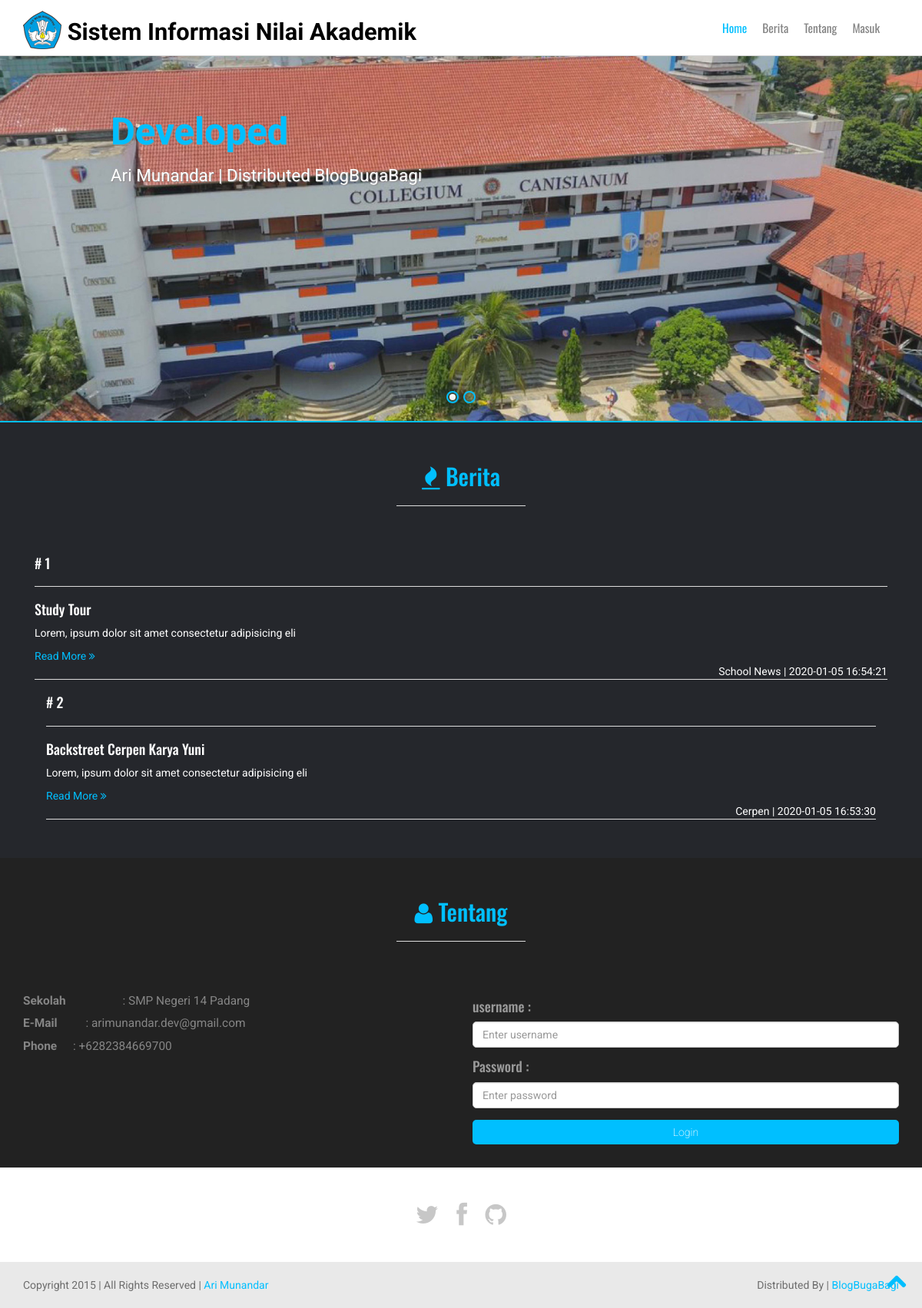
The page / on the database its author committed.
### tables this page shows
CREATE TABLE IF NOT EXISTS `artikel` (
  `artikel_id` int(11) NOT NULL AUTO_INCREMENT,
  `artikel_judul` varchar(255) NOT NULL,
  `artikel_isi` text NOT NULL,
  `artikel_tgl` datetime NOT NULL,
  `kategori_id` int(11) NOT NULL,
  PRIMARY KEY (`artikel_id`),
  KEY `kategori_id` (`kategori_id`)
);

CREATE TABLE IF NOT EXISTS `kategori` (
  `kategori_id` int(11) NOT NULL AUTO_INCREMENT,
  `kategori_nama` varchar(50) NOT NULL,
  `kategori_deskripsi` text NOT NULL,
  PRIMARY KEY (`kategori_id`)
);

### index.php (the view, shortened to what this page needs)
<html lang="en-gb" class="no-js">
<head>
    <link rel="stylesheet" href="assets/css/bootstrap.min.css" />
    <link rel="stylesheet" type="text/css" href="assets/css/isotope.css" media="screen" />
    <link rel="stylesheet" href="assets/js/fancybox/jquery.fancybox.css" type="text/css" media="screen" />
    <link rel="stylesheet" type="text/css" href="assets/css/da-slider.css" />
    <link href="assets/js/owl-carousel/owl.carousel.css" rel="stylesheet">
    <link rel="stylesheet" href="assets/css/styles.css" />
    <link href="assets/font/css/font-awesome.min.css" rel="stylesheet">
</head>
<body>
    <header class="header">
        <div class="container">
            <nav class="navbar navbar-inverse" role="navigation">
                <div class="navbar-header">
                    <a href="#" class="navbar-brand scroll-top logo"><img src="assets/images/logo.png" alt="" style="margin-top:-10px;"> <b>Sistem Informasi Nilai Akademik</b></a>
                </div>
                <div id="main-nav" class="collapse navbar-collapse">
                    <ul class="nav navbar-nav" id="mainNav">
                        <li class="active"><a href="#home" class="scroll-link">Home</a></li>
                        <li><a href="#hotnews" class="scroll-link">Berita</a></li>
                        <li><a href="#profile" class="scroll-link">Tentang</a></li>
                        <?php
                            if (isset($_SESSION['username'])) {
                        ?>
                        <li><a class="btn btn-primary" href="dashboard/" class="scroll-link">Beranda</a></li>
                        <li><a href="logout.php" class="scroll-link">Keluar</a></li>
                        <?php
                            }else{
                        ?>
                        <li><a href="login.php" class="scroll-link">Masuk</a></li>
                        <?php
                            }
                        ?>
                    </ul>
                </div>
            </nav>
        </div>
    </header>
    <section id="home">
        <div class="banner-container">
            <img src="assets/images/b.jpg" alt="banner" />
            <div class="container banner-content">
                <div id="da-slider" class="da-slider">
                    <div class="da-slide">
                        <h2>Developed</h2>
                        <p>Ari Munandar | Distributed BlogBugaBagi</p>
                        <div class="da-img"></div>
                    </div>
                    <div class="da-slide">
                    </div>
                </div>
            </div>
        </div>
    </section>
    <section id="hotnews" class="page-section darkBg pDark pdingBtm30">
        <div class="container">
            <div class="heading text-center">
                <h2><i class="fa fa-fire color"></i> Berita</h2><center><hr style="width:15%;"></center>
            </div>
            <?php
                $no         =   1;
                $artikel    =   mysql_query("SELECT *, kategori.kategori_nama FROM artikel
                                            INNER JOIN kategori ON artikel.kategori_id=kategori.kategori_id
                                            ORDER BY artikel_tgl DESC");
                while ($data=mysql_fetch_array($artikel)) {
            ?>
                <div class="col-md-12" style="color:#ffffff;">
                    <h4># <?php echo $no; ?></h4><hr/>
                    <h4><?php echo $data['artikel_judul']; ?></h4>
                    <p style="color:#BBBBBB;"><?php echo substr($data['artikel_isi'],0,100); ?></p>
                    <div class="action-buttons">
                        <a href="post.php?id=<?php echo "$data[artikel_id]"; ?>">Read More <i class="fa fa-angle-double-right"></i></a>
                    </div>
                    <div class="pull-right"><?php echo $data['kategori_nama']. " | " .$data['artikel_tgl']; ?></div>
                    <hr/>
                </div>
            <?php
                $no++;
                }
            ?>
        </div>
    </section>
    <section id="profile" class="page-section" style="background:#222222;">
        <div class="container">
            <div class="heading text-center">
                <h2><i class="fa fa-user color"></i> Tentang</h2><center><hr style="width:15%;"></center>
            </div>
            <div class="row">
                <div class="col-md-6">
                    <p>
                        <label style="padding-right:70px;">Sekolah</label> : SMP Negeri 14 Padang <br>
                        <label style="padding-right:33px;">E-Mail</label> : arimunandar.dev@gmail.com <br>
                        <label style="padding-right:17px;">Phone</label> : +6282384669700 <br>
                    </p>
                </div>
                <?php
                    if (!isset($_SESSION['access'])) {
                ?>
                <div class="col-md-6">
                    <form role="form" action="core/login_proses.php" method="post">
                        <div class="form-group">
                            <h4 style="color:#999999;">username :</h4>
                            <input type="text" class="form-control" placeholder="Enter username" name="username" required>
                        </div>
                        <div class="form-group">
                            <h4 style="color:#999999;">Password :</h4>
                            <input type="password" class="form-control" placeholder="Enter password" name="password" required>
                        </div>
                        <button type="submit" class="btn btn-warning btn-block" name="signin">Login</button>
                    </form>
                </div>
                <?php
                    }
                ?>
            </div>
        </div>
    </section>
    <footer>
        <div class="container">
            <div class="social text-center">
                <a href="http://twitter.com/_AryMunandar_"><i class="fa fa-twitter"></i></a>
                <a href="http://facebook.com/KnighOfVandaL"><i class="fa fa-facebook"></i></a>
                <a href="http://github.com/Dictatorkid"><i class="fa fa-github"></i></a>
            </div>
        </div>
    </footer>
    <section class="copyright">
        <div class="container">
            <div class="row">
                <div class="col-sm-6 text-left">
                    Copyright 2015 | All Rights Reserved | <a href="#">Ari Munandar</a>
                </div>
                <div class="col-sm-6 text-right">
                    Distributed By | <a target="_blank" href="https://blogbugabagi.blogspot.com">BlogBugaBagi</a>
                </div>
            </div>
        </div>
    </section>
    <a href="#top" class="topHome"><i class="fa fa-chevron-up fa-2x"></i></a>
</body>
</html>

### assets/css/da-slider.css (style rules this page uses)
.da-slider { width: 100%; min-width: 520px; height: 500px; position: relative; margin: 4% auto; overflow: hidden; -webkit-transition: background-position 1s ease-out 0.3s; -moz-transition: background-position 1s ease-out 0.3s; -o-transition: background-position 1s ease-out 0.3s; -ms-transition: background-position 1s ease-out 0.3s; transition: background-position 1s ease-out 0.3s; }
.da-slide { position: absolute; width: 100%; height: 100%; top: 0px; left: 0px; text-align: left; }
.da-slide-current { z-index: 1000; }
.da-slide h2, .da-slide p, .da-slide .da-link, .da-slide .da-img { position: absolute; opacity: 0; left: 110%; }
.da-slide h2 { color: #fff; font-size: 66px; width: 50%; top: 60px; white-space: nowrap; z-index: 10; text-shadow: 1px 1px 1px rgba(0,0,0,0.1); font-weight: 700; }
.da-slide p { width: 45%; top: 155px; color: #916c05; font-size: 18px; line-height: 26px; height: 80px; overflow: hidden; font-style: italic; font-weight: 400; font-style: italic; }
.da-slide .da-img { text-align: center; width: 30%; top: 70px; height: 256px; line-height: 320px; left: 110%; }
.da-slide-current h2, .da-slide-current p, .da-slide-current .da-link { left: 10%; opacity: 1; }
.da-slide-current .da-img { left: 60%; opacity: 1; }

### rows shown on the page
artikel: artikel_judul "Study Tour", artikel_isi "Lorem, ipsum dolor sit amet consectetur adipisicing eli", kategori.kategori_nama "School News", artikel_tgl "2020-01-05 16:54:21"
artikel: artikel_judul "Backstreet Cerpen Karya Yuni", artikel_isi "Lorem, ipsum dolor sit amet consectetur adipisicing eli", kategori.kategori_nama "Cerpen", artikel_tgl "2020-01-05 16:53:30"
